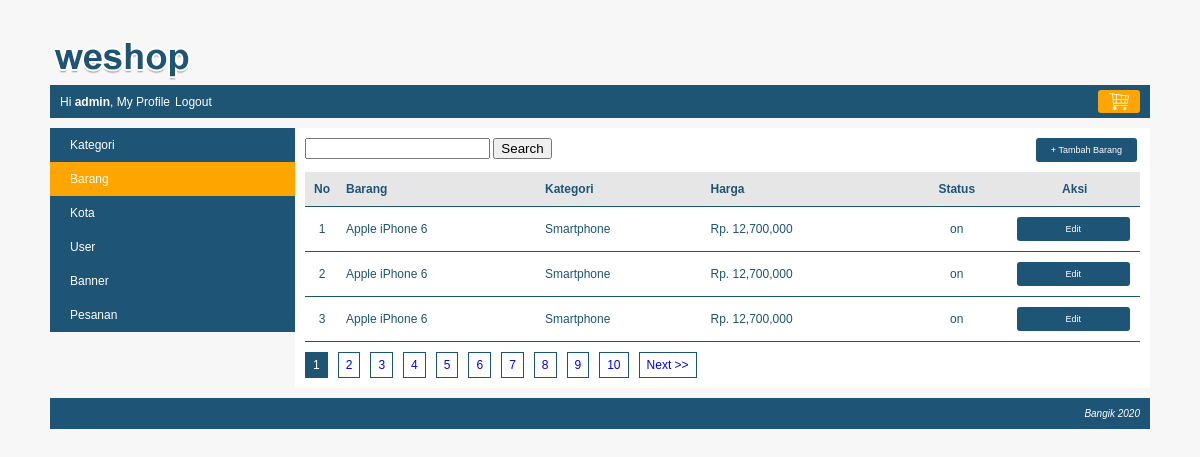
The page /index.php?page=profile&module=barang&action=list (signed in) on the database its author committed.
### tables this page shows
CREATE TABLE `barang` (
  `barang_id` int(10) NOT NULL,
  `kategori_id` int(10) NOT NULL,
  `nama_barang` varchar(250) NOT NULL,
  `spesifikasi` text NOT NULL,
  `gambar` varchar(300) NOT NULL,
  `harga` int(10) NOT NULL,
  `stok` tinyint(1) NOT NULL,
  `status` enum('on','off') NOT NULL
);

CREATE TABLE `kategori` (
  `kategori_id` int(10) NOT NULL,
  `kategori` varchar(150) NOT NULL,
  `status` enum('on','off') NOT NULL
);

### module/barang/list.php (the view, shortened to what this page needs)
<div class="frame-tambah">
  <div id="left">
    <form action="<?php echo BASE_URL."index.php"; ?>" method="get">
      <input type="text" name="search">
      <input type="submit" value="Search">
    </form>
  </div>
  <div id="right">
    <a class="btn-action" href="<?php echo BASE_URL."index.php?page=profile&module=barang&action=form";?>">+ Tambah Barang</a>
  </div>
</div>
<?php
  $pagination = isset($_GET['pagination']) ? $_GET['pagination']:1;
  $data_per_halaman = 3;
  $start = ($pagination-1) * $data_per_halaman;
  $where = "";
  $query_barang = mysqli_query($koneksi, "SELECT barang.*, kategori.kategori FROM barang JOIN kategori on barang.kategori_id = kategori.kategori_id $where ORDER by nama_barang asc LIMIT $start, $data_per_halaman");
  if (mysqli_num_rows($query_barang) == 0) {
    echo "<h3>Maaf, Data tidak ditemukan</h3>";
  }else {
?>
  <table class="tabel-list">
    <tr class="baris-title">
      <th class="kolom-nomor">No</th>
      <th class="kiri">Barang</th>
      <th class="kiri">Kategori</th>
      <th class="kiri">Harga</th>
      <th class="tengah">Status</th>
      <th class="tengah">Aksi</th>
    </tr>
    <?php
    $no = 1+ $start;
    while($row = mysqli_fetch_assoc($query_barang)){
    ?>
    <tr>
      <td class="kolom-nomor"><?php echo $no++; ?></td>
      <td class="kiri"><?php echo $row['nama_barang']; ?></td>
      <td class="kiri"><?php echo $row['kategori']; ?></td>
      <td class="kiri"><?php echo rupiah($row['harga']); ?></td>
      <td class="tengah"><?php echo $row['status']; ?></td>
      <td class="tengah">
        <a class="btn-action" href="<?php echo BASE_URL."index.php?page=profile&module=barang&action=form&barang-id=$row[barang_id]";?>">Edit</a>
      </td>
    </tr>
    <?php
    }
    ?>
  </table>
<?php
  }
?>

### asset/css/style.css (style rules this page uses)
body { font-family: arial; font-size: 12px; color: #1e5474; background: #f7f7f7; }
.frame-tambah { margin-bottom: 10px; overflow: hidden; }
.btn-action { background: #1e5475; color: white; padding: 7px 15px; border-radius: 3px; cursor: pointer; text-decoration: none; margin-right: 3px; font-size: 9px; display: block; }
.tabel-list { width: 100%; border-collapse: collapse; }
.baris-title { background: #e6e6e6; }
.tabel-list tr th, .tabel-list tr td { padding: 10px 7px; }
.kolom-nomor { width: 20px; text-align: center; }
.kiri { text-align: left; }
.tengah { text-align: center; }
.tabel-list tr { border-bottom: 1px solid #1e5474; }
.frame-tambah #right { float:right; }
.frame-tambah #left { float:left; }

### rows shown on the page
barang: nama_barang "Apple iPhone 6", kategori.kategori "Smartphone", harga "Rp. 12,700,000", status "on"
barang: nama_barang "Apple iPhone 6", kategori.kategori "Smartphone", harga "Rp. 12,700,000", status "on"
barang: nama_barang "Apple iPhone 6", kategori.kategori "Smartphone", harga "Rp. 12,700,000", status "on"

### other values the page prints
$nama "admin"
